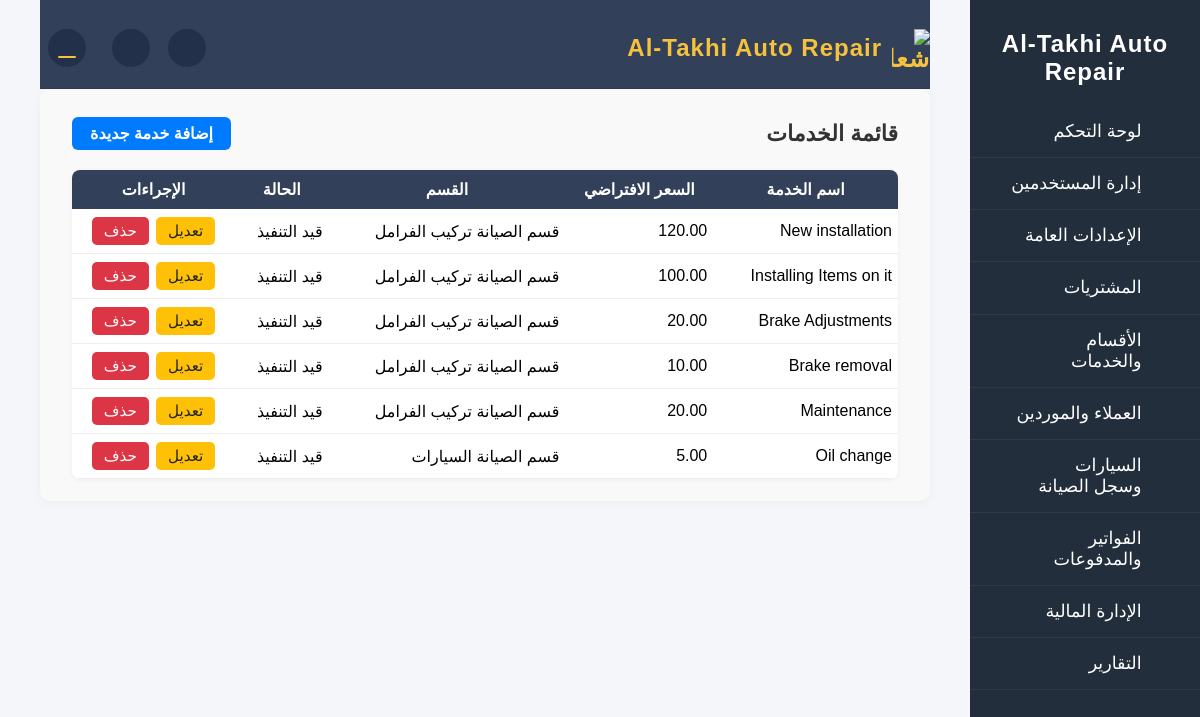
Screenshot of /services/ (signed in) with the database file from the repository.
### services/models.py (models this page shows, shortened)
class Service(models.Model):
    STATUS_CHOICES = [
        ("pending", "قيد التنفيذ"),
        ("completed", "مكتملة"),
        ("paid", "مدفوعة"),
    ]
    name = models.CharField(max_length=100)
    description = models.TextField(blank=True, null=True)
    default_price = models.DecimalField(max_digits=10, decimal_places=2)
    department = models.ForeignKey(
        Department, on_delete=models.CASCADE, related_name="services"
    )
    car = models.ForeignKey(
        "cars.Car",
        on_delete=models.SET_NULL,
        null=True,
        blank=True,
        related_name="services",
    )
    status = models.CharField(max_length=10, choices=STATUS_CHOICES, default="pending")
    notes = models.TextField(blank=True, null=True)
    created_at = models.DateTimeField(auto_now_add=True)
    updated_at = models.DateTimeField(auto_now=True)
    parts = models.ManyToManyField(
        'inventory.Part', blank=True, related_name='services'
    )

class Department(models.Model):
    name = models.CharField(max_length=50)
    def __str__(self):
        return self.name

### services/views.py (the view)
# urls.py: path("services/", services_list, name="services_list"),
@login_required
def services_list(request):
    from django.conf import settings
    services = Service.objects.all()
    print("--- DEBUG ---")
    print("Database path:", settings.DATABASES["default"]["NAME"])
    print("عدد الخدمات في الجدول:", services.count())
    for s in services:
        print("خدمة:", s.name, "| القسم:", s.department, "| السيارة:", s.car)
    print("--- END DEBUG ---")
    return render(request, "services_list.html", {"services": services})

### templates/services_list.html (shortened to what this page needs)
{% extends 'base.html' %}
{% block content %}
<div class="services-table-fix" style="max-width:900px;margin-right:0;margin-left:auto;background:#f9f9f9;padding:28px 32px 22px 32px;border-radius:10px;box-shadow:0 2px 8px #eee;direction:rtl;">
    <div style="display:flex;justify-content:space-between;align-items:center;margin-bottom:20px;">
        <span style="font-size:22px;font-weight:bold;color:#333;">قائمة الخدمات</span>
        <a href="/services/add/" style="background:#007bff;color:#fff;padding:7px 18px;border-radius:6px;font-weight:bold;text-decoration:none;font-size:1em;">إضافة خدمة جديدة</a>
    </div>
    <table style="width:100%;border-collapse:collapse;background:#fff;border-radius:8px;overflow:hidden;box-shadow:0 1px 4px #eee;">
        <thead style="background:#32405a;color:#fff;">
            <tr>
                <th style="padding:10px 6px;">اسم الخدمة</th>
                <th style="padding:10px 6px;">السعر الافتراضي</th>
                <th style="padding:10px 6px;">القسم</th>
                <th style="padding:10px 6px;">الحالة</th>
                <th style="padding:10px 6px;">الإجراءات</th>
            </tr>
        </thead>
        <tbody>
            {% for service in services %}
            <tr style="border-bottom:1px solid #eee;">
                <td style="padding:8px 6px;">{{ service.name }}</td>
                <td style="padding:8px 6px;">{{ service.default_price }}</td>
                <td style="padding:8px 6px;">{% if service.department %}{{ service.department.name }}{% else %}-{% endif %}</td>
                <td style="padding:8px 6px;">{{ service.get_status_display }}</td>
                <td style="padding:8px 6px;text-align:center;">
                    <div style="display:flex;gap:7px;justify-content:center;align-items:center;">
                        <a href="{% url 'services_edit' service.id %}" style="background:#ffc107;color:#222;padding:5px 12px;border-radius:5px;font-size:0.95em;text-decoration:none;display:inline-block;">تعديل</a>
                        <a href="{% url 'services_delete' service.id %}" style="background:#dc3545;color:#fff;padding:5px 12px;border-radius:5px;font-size:0.95em;text-decoration:none;display:inline-block;" onclick="return confirm('تأكيد الحذف؟');">حذف</a>
                    </div>
                </td>
            </tr>
            {% empty %}
            <tr><td colspan="5" style="text-align:center;padding:18px;color:#888;">لا توجد خدمات مسجلة حالياً.</td></tr>
            {% endfor %}
        </tbody>
    </table>
</div>
{% endblock %}

### templates/base.html (style rules this page uses)
body { font-family: Tahoma, Arial, sans-serif; background: #f4f6fa; margin: 0; padding: 0; }

### rows the page displays
Service: name "New installation", default_price "120.00", department.name "قسم الصيانة تركيب الفرامل", status "قيد التنفيذ"
Service: name "Installing Items on it", default_price "100.00", department.name "قسم الصيانة تركيب الفرامل", status "قيد التنفيذ"
Service: name "Brake Adjustments", default_price "20.00", department.name "قسم الصيانة تركيب الفرامل", status "قيد التنفيذ"
Service: name "Brake removal", default_price "10.00", department.name "قسم الصيانة تركيب الفرامل", status "قيد التنفيذ"
Service: name "Maintenance", default_price "20.00", department.name "قسم الصيانة تركيب الفرامل", status "قيد التنفيذ"
Service: name "Oil change", default_price "5.00", department.name "قسم الصيانة السيارات", status "قيد التنفيذ"
